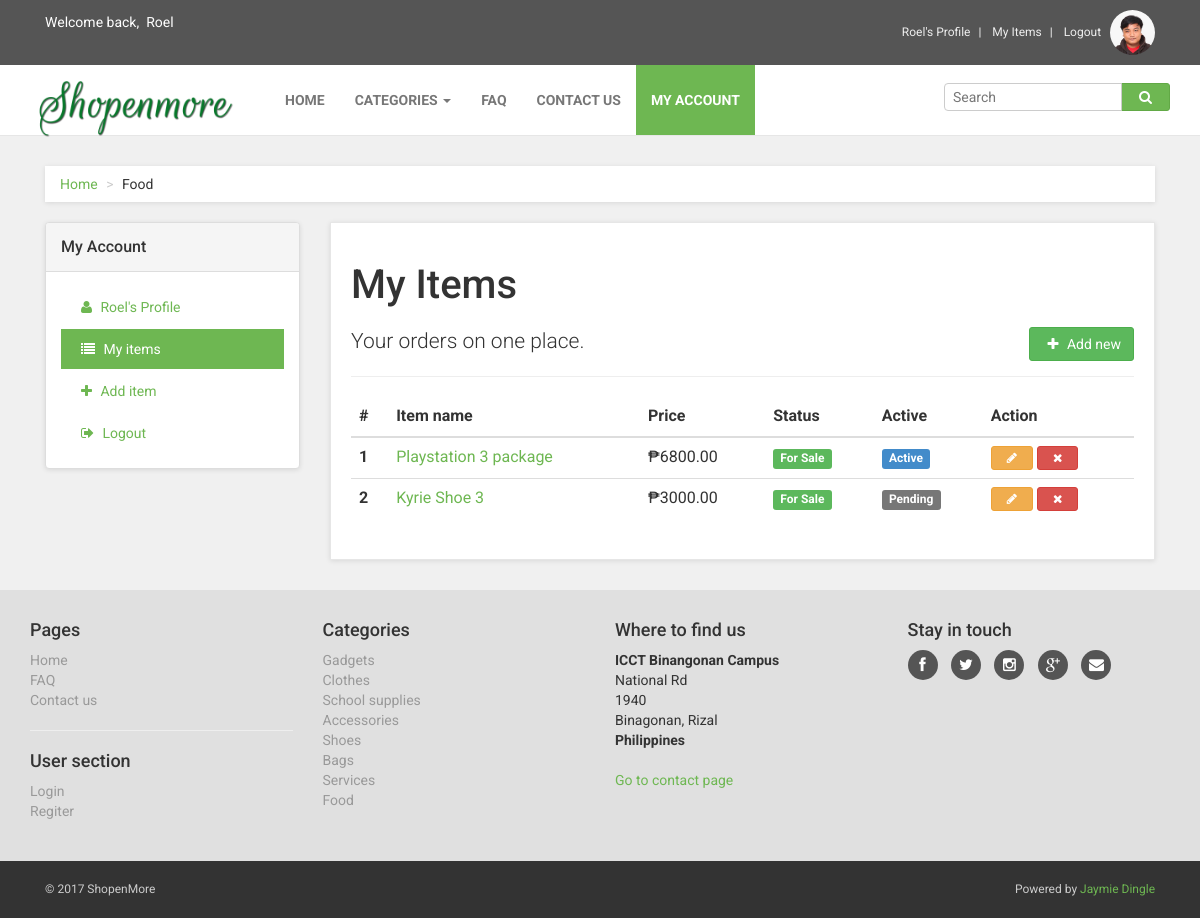
Before: /myitems.php (signed in) with the older database file.
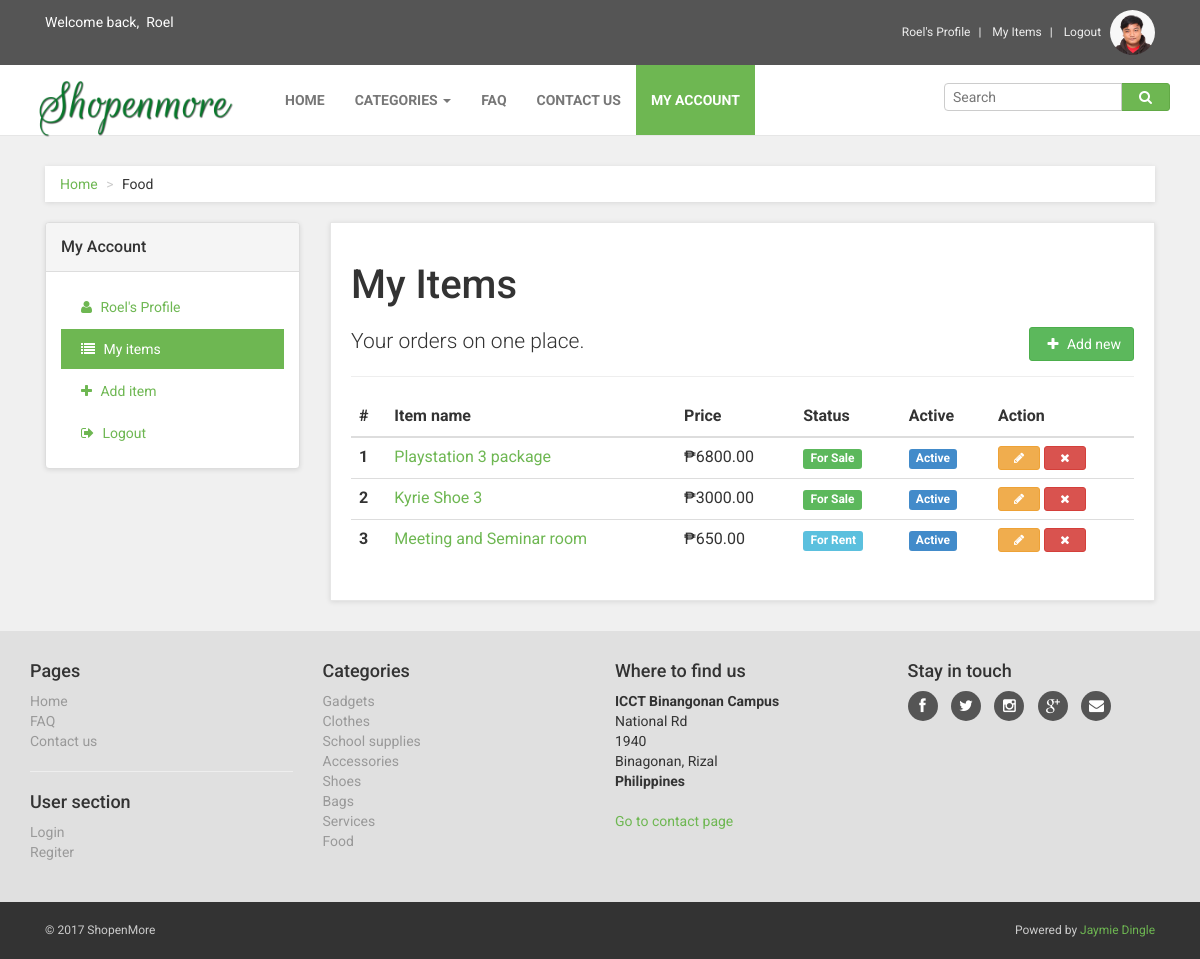
After: the same page with the newer database file.
### tables this page shows
CREATE TABLE `tb_items` (
  `id` int(11) NOT NULL,
  `user_id` int(11) NOT NULL,
  `item_category_id` int(11) NOT NULL,
  `name` varchar(100) NOT NULL,
  `price` double NOT NULL,
  `description` text NOT NULL,
  `date_posted` timestamp NOT NULL DEFAULT CURRENT_TIMESTAMP,
  `item_status_id` int(1) NOT NULL DEFAULT '0',
  `image_url` text NOT NULL,
  `is_active` tinyint(1) NOT NULL DEFAULT '1'
);

CREATE TABLE `tb_item_status` (
  `id` int(11) NOT NULL,
  `name` varchar(50) NOT NULL,
  `theme` text NOT NULL
);

CREATE TABLE `tb_item_category` (
  `id` int(11) NOT NULL,
  `name` varchar(100) NOT NULL,
  `theme` text NOT NULL,
  `image_url` text NOT NULL
);

### libs/meekrodb.2.3.class.php (called while the page is built, shortened)
<?php
class DB {
  protected static $mdb = null;
  public static function getMDB() {
    $mdb = DB::$mdb;
    if ($mdb === null) {
      $mdb = DB::$mdb = new MeekroDB();
    }
    return $mdb;
  }
  public static function query() { $args = func_get_args(); return call_user_func_array(array(DB::getMDB(), 'query'), $args); }
  public static function queryFullColumns() { $args = func_get_args(); return call_user_func_array(array(DB::getMDB(), 'queryFullColumns'), $args); }
}
class MeekroDB {
  public $encoding = 'latin1';
  public $param_char = '%';
  public $named_param_seperator = '_';
  public $connect_options = array(MYSQLI_OPT_CONNECT_TIMEOUT => 30);
  public $internal_mysql = null;
  public function __construct($host=null, $user=null, $password=null, $dbName=null, $port=null, $encoding=null) {
    if ($encoding === null) $encoding = DB::$encoding;
    $this->encoding = $encoding;
  }
  public function get() {
    $mysql = $this->internal_mysql;
    if (!($mysql instanceof MySQLi)) {
      $mysql = new mysqli();
      foreach ($this->connect_options as $key => $value) {
        $mysql->options($key, $value);
      }
      $mysql->set_charset($this->encoding);
      $this->internal_mysql = $mysql;
    }
    return $mysql;
  }
  protected function preparseQueryParams() {
    $args = func_get_args();
    $sql = trim(strval(array_shift($args)));
    $args_all = $args;
    if (count($args_all) == 0) return array($sql);
    $param_char_length = strlen($this->param_char);
    $named_seperator_length = strlen($this->named_param_seperator);
    $types = array(
      $this->param_char . 'll',
      $this->param_char . 'ls',
      $this->param_char . 'l',
      $this->param_char . 'li',
      $this->param_char . 'ld',
      $this->param_char . 'lb',
      $this->param_char . 'lt',
      $this->param_char . 's',
      $this->param_char . 'i',
      $this->param_char . 'd',
      $this->param_char . 'b',
      $this->param_char . 't',
      $this->param_char . '?',
      $this->param_char . 'ss'
    );
    $posList = array();
    foreach ($types as $type) {
      $lastPos = 0;
      while (($pos = strpos($sql, $type, $lastPos)) !== false) {
        $lastPos = $pos + 1;
        $posList[$pos] = $type;
      }
    }
    ksort($posList);
    $chunkyQuery = array();
    $pos_adj = 0;
    foreach ($posList as $pos => $type) {
      $type = substr($type, $param_char_length);
      $length_type = strlen($type) + $param_char_length;
      $new_pos = $pos + $pos_adj;
      $new_pos_back = $new_pos + $length_type;
      $arg_number_length = 0;
      if ($arg_number_length = strspn($sql, '0123456789', $new_pos_back)) {
        $arg_number = substr($sql, $new_pos_back, $arg_number_length);
        if (! array_key_exists($arg_number, $args_all)) $this->nonSQLError("Non existent argument reference (arg $arg_number): $sql");
        $arg = $args_all[$arg_number];
      } else {
        $arg = array_shift($args);
      }
      if ($new_pos > 0) $chunkyQuery[] = substr($sql, 0, $new_pos);
      if (is_object($arg) && ($arg instanceof WhereClause)) {
        list($clause_sql, $clause_args) = $arg->textAndArgs();
        array_unshift($clause_args, $clause_sql);
        $preparsed_sql = call_user_func_array(array($this, 'preparseQueryParams'), $clause_args);
        $chunkyQuery = array_merge($chunkyQuery, $preparsed_sql);
      } else {
        $chunkyQuery[] = array('type' => $type, 'value' => $arg);
      }
      $sql = substr($sql, $new_pos_back + $arg_number_length);
      $pos_adj -= $new_pos_back + $arg_number_length;
    }
    return $chunkyQuery;
  }
  protected function intval($var) {
    if (PHP_INT_SIZE == 8) return intval($var);
    return floor(doubleval($var));
  }
  protected function parseQueryParams() {
    $args = func_get_args();
    $chunkyQuery = call_user_func_array(array($this, 'preparseQueryParams'), $args);
    $query = '';
    $array_types = array('ls', 'li', 'ld', 'lb', 'll', 'lt');
    foreach ($chunkyQuery as $chunk) {
      if (is_string($chunk)) {
        $query .= $chunk;
        continue;
      }
      $type = $chunk['type'];
      $arg = $chunk['value'];
      $result = '';
      if ($type != '?') {
        $is_array_type = in_array($type, $array_types, true);
      }
      if ($type == 's') $result = $this->escape($arg);
      else if ($type == 'i') $result = $this->intval($arg);
      $query .= $result;
    }
    return $query;
  }
  protected function prependCall($function, $args, $prepend) { array_unshift($args, $prepend); return call_user_func_array($function, $args); }
  public function query() { $args = func_get_args(); return $this->prependCall(array($this, 'queryHelper'), $args, 'assoc'); }
  public function queryFullColumns() { $args = func_get_args(); return $this->prependCall(array($this, 'queryHelper'), $args, 'full'); }
  protected function queryHelper() {
    $args = func_get_args();
    $type = array_shift($args);
    $db = $this->get();
    $is_buffered = true;
    $row_type = 'assoc';
    $full_names = false;
    switch ($type) {
      case 'assoc':
        break;
      case 'full':
        $row_type = 'list';
        $full_names = true;
        break;
    }
    $sql = call_user_func_array(array($this, 'parseQueryParams'), $args);
    $result = $db->query($sql, $is_buffered ? MYSQLI_STORE_RESULT : MYSQLI_USE_RESULT);
    $return = array();
    if ($full_names) {
      $infos = array();
      foreach ($result->fetch_fields() as $info) {
        if (strlen($info->table)) $infos[] = $info->table . '.' . $info->name;
        else $infos[] = $info->name;
      }
    }
    while ($row = ($row_type == 'assoc' ? $result->fetch_assoc() : $result->fetch_row())) {
      if ($full_names) $row = array_combine($infos, $row);
      $return[] = $row;
    }
    return $return;
  }
}
?>

### myitems.php (the view, shortened to what the changed rows need)
<?php include('includes/header.php'); ?>
<?php
$profile = $_SESSION['userdata'];
$items = DB::queryFullColumns("SELECT * FROM tb_items
           LEFT JOIN tb_users
           ON tb_items.user_id = tb_users.id
           LEFT JOIN tb_item_category
           ON tb_items.item_category_id = tb_item_category.id
           LEFT JOIN tb_item_status
           ON tb_items.item_status_id = tb_item_status.id
           WHERE tb_users.id = %i ", $profile['id'] );
?>
    <div id="all">
        <div id="content">
            <div class="container">
                <div class="col-md-12">
                    <ul class="breadcrumb">
                        <li><a href="index.php">Home</a>
                        </li>
                        <li><?php echo $category['name']; ?></li>
                    </ul>
                </div>
                <div class="col-md-9" id="customer-orders">
                    <div class="box">
                        <h1>My Items</h1>
                        <div class="table-responsive">
                            <table class="table table-hover">
                                <thead>
                                    <tr>
                                        <th>#</th>
                                        <th>Item name</th>
                                        <th>Price</th>
                                        <th>Status</th>
                                        <th>Active</th>
                                        <th>Action</th>
                                    </tr>
                                </thead>
                                <tbody>
                                    <?php foreach($items as $key=>$item) { ?>
                                    <tr>
                                        <th><?php echo ($key + 1); ?></th>
                                        <td>
                                            <a href="detail.php?id=<?php echo $item['tb_items.id']; ?>">
                                                <?php echo $item['tb_items.name']; ?>
                                            </a>
                                        </td>
                                        <td>&#8369;<?php echo $item['tb_items.price']; ?>.00</td>
                                        <td><span class="label label-<?php echo $item['tb_item_status.theme']; ?>"><?php echo $item['tb_item_status.name']; ?></span>
                                        </td>
                                        <td>
                                            <span class="label label-<?php echo ($item['tb_items.is_active'] ) ? 'primary' : 'default'; ?>">
                                            <?php echo ($item['tb_items.is_active'] ) ? 'Active' : 'Pending'; ?>
                                            </span>
                                        </td>
                                        <td>
                                            <a href="edititem.php?id=<?php echo $item['tb_items.id']; ?>" class="btn btn-warning btn-sm" alt="Edit"><i class="fa fa-pencil" aria-hidden="true"></i></a>
                                            <a href="deleteitem.php?id=<?php echo $item['tb_items.id']; ?>" class="btn btn-danger btn-sm" alt="Delete"><i class="fa fa-times" aria-hidden="true"></i></a>
                                        </td>
                                    </tr>
                                    <?php } ?>
                                </tbody>
                            </table>
                        </div>
                    </div>
                </div>
            </div>
        </div>
    </div>
 <?php include('includes/footer.php'); ?>

### includes/footer.php (shortened to what the changed rows need)
        <div id="footer" data-animate="fadeInUp">
            <div class="container">
                <div class="row">
                    <div class="col-md-3 col-sm-6">
                        <ul>
                            <?php foreach($item_categories as $key=>$category){ ?>
                            <li><a href="category.php?id=<?php echo $category['id']; ?>"><?php echo $category['name']; ?></a>
                            </li>
                            <?php } ?>
                        </ul>
                    </div>
                </div>
            </div>
        </div>
</body>
</html>

Changed rows visible on the page:
changed tb_items "Kyrie Shoe 3": now shows "Active"; no longer shows "Pending"
added tb_items: name "Meeting and Seminar room", price "650", item_status.name "For Rent", shows "Active"
